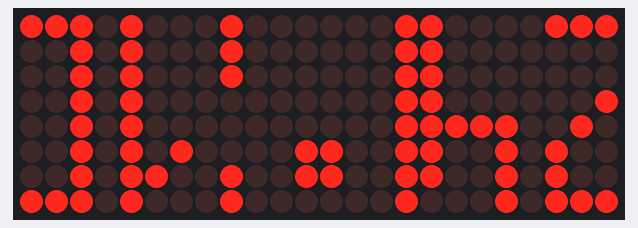
Bench run of a sketch on a simulated Arduino Uno, built with avr-gcc and run on an emulated ATmega328P. Parts: 24×8 LED matrix. Wiring (inferred from the names in the program): DS1307 clock at I2C address 0x68. The local clock reads 2024-03-15 10:24:30 at power-on unless the sketch sets it.

Above: at 0.3 s.
At 16.19 s:
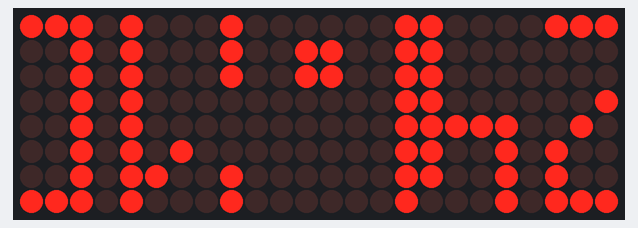
At 32.56 s:
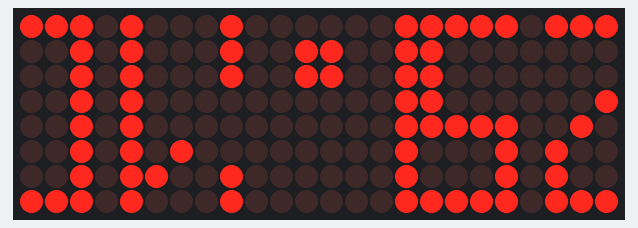
At 64.82 s:
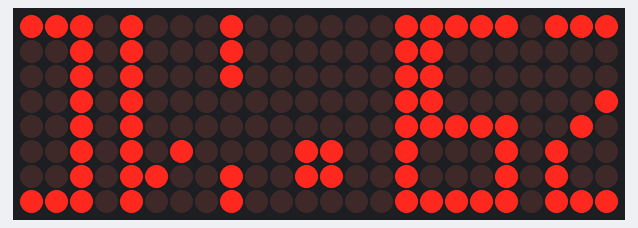
At 97.09 s:
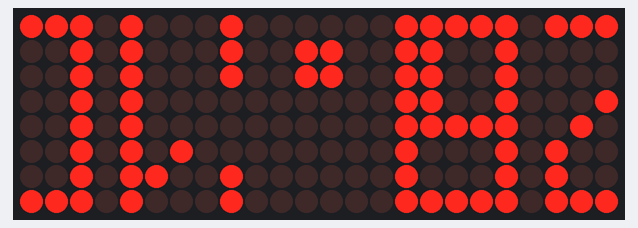
At 129.35 s:
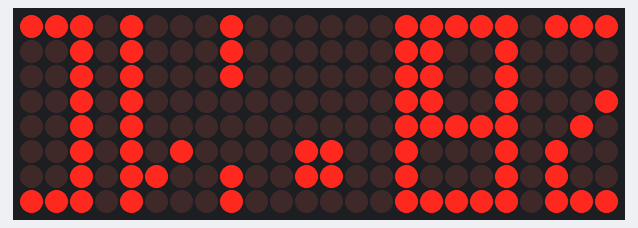

Measured:
- what the display in image 1 shows lasts 0.4 s, from 16.0 s to 16.4 s

The sketch:

LedClock.ino
```cpp
// (licence header left out)
/*
 * Led Clock
 * =============================================================================
 *
 * Parts:
 *
 * - 3x 8x8 LED Matrix
 * - 1x Arduino
 * - 1x TinyRTC
 *
 * To setup the date, conect and use the TinyRTC see: https://github.com/pirobtumen/TinyRTC
 * To see the full project doc see: https://github.com/pirobtumen/LedClock
 *
 * It uses 'LedControl' library: https://github.com/wayoda/LedControl
 *
 * Alberto Sola - 2016
 */

// -----------------------------------------------------------------------------

#include "LedControl.h"
#include <Wire.h>

// -----------------------------------------------------------------------------

// TinyRTC (DS1307) I2C Address
const uint8_t RTC_ADDRESS = 0x68;

// Date variables
uint8_t sec, mins, hour, day, month, year, weekday;

LedControl lc = LedControl(12,11,10,3);

// Seconds
byte separator = B00000110;
byte separator2 = B01100000;

// Number characters
byte number[10][5] = {
  // 0
  { B11111111, B10000001, B10000001, B11111111 },
  // 1
  { B00000000, B00000100, B00000010, B11111111 },
  // 2
  { B11100011, B10010001, B10001001, B10000111},
  // 3
  { B10000001, B10001001, B10001001, B11111111},
  // 4
  { B00001111, B00001000, B00001000, B11111110},
  // 5
  { B10001111, B10001001, B10001001, B11111001 },
  // 6
  { B11111111, B10001001, B10001001, B11111001 },
  // 7
  { B11100001, B00010001, B00001001, B00000111 },
  // 8
  { B11111111, B10001001, B10001001, B11111111 },
  // 9
  { B00001111, B00001001, B00001001, B11111111 }
};


// -----------------------------------------------------------------------------

// TINY RTC

// -----------------------------------------------------------------------------

uint8_t bcd_to_int( uint8_t data ){
  /*
   * Convert BCD
   */
  return (data / 16 * 10) + (data & 0x0F);
}

// -----------------------------------------------------------------------------

bool getDate( uint8_t & secs, uint8_t & mins, uint8_t & hours,
              uint8_t & day, uint8_t & month, uint8_t & year,
              uint8_t & weekday){
  /*
   * Get the date from the DS1307.
   */

  uint8_t control;

  Wire.beginTransmission(0x68);
  Wire.write(0);

  // Check if the DS1307 answered
  if(Wire.endTransmission() != 0)
    return false;

  // Read data (8B) request
  Wire.requestFrom(0x68, 8);

  secs = bcd_to_int(Wire.read());
  mins = bcd_to_int(Wire.read());
  hour = bcd_to_int(Wire.read());
  weekday = bcd_to_int(Wire.read());
  day = bcd_to_int(Wire.read());
  month = bcd_to_int(Wire.read());
  year = bcd_to_int(Wire.read());

  control = Wire.read();

  return true;
}

// -----------------------------------------------------------------------------

// LED CLOCK

// -----------------------------------------------------------------------------

void setup() {

  // Initialize Wire (I2C) lib
  Wire.begin();

  // Get number of matrices
  int devices = lc.getDeviceCount();

  // Initialize all of them
  for(int address=0; address < devices; address++) {

    // The MAX72XX is in power-saving mode on startup
    lc.shutdown(address,false);

    /* Set the brightness [0,15].
     *
     * In my opinion 1 is bright enough, just try.
     */
    lc.setIntensity(address,1);

    lc.clearDisplay(address);
  }
}

// -----------------------------------------------------------------------------

void loop() {

  const int COL_NUMBER = lc.getDeviceCount() * 8;
  static bool animation = true;

  int digits[4];
  int pos = 0;

  // Read the date from the RTC
  getDate(sec,mins,hour,day,month,year,weekday);

  digits[0] = hour / 10;
  digits[1] = hour % 10;
  digits[2] = mins / 10;
  digits[3] = mins % 10;

  for( int i = 0; i < COL_NUMBER; i+=5 ){

    lc.setColumn( i/8, 7 - i%8, number[digits[pos]][0] );
    lc.setColumn( (i+1)/8, 7 - (i+1)%8, number[digits[pos]][1] );
    lc.setColumn( (i+2)/8, 7 - (i+2)%8, number[digits[pos]][2] );
    lc.setColumn( (i+3)/8, 7 - (i+3)%8, number[digits[pos]][3] );


    if(pos == 1){

      i+=5;

      if( animation ){
        lc.setColumn( (i+1)/8, 7 - (i+1)%8, separator );
        lc.setColumn( (i+2)/8, 7 - (i+2)%8, separator );
      }
      else{
        lc.setColumn( (i+1)/8, 7 - (i+1)%8, separator2 );
        lc.setColumn( (i+2)/8, 7 - (i+2)%8, separator2 );
      }

    }

    pos++;
  }

  delay( 430 ); // TODO: calc exact value.
  animation = !animation;
}
```
